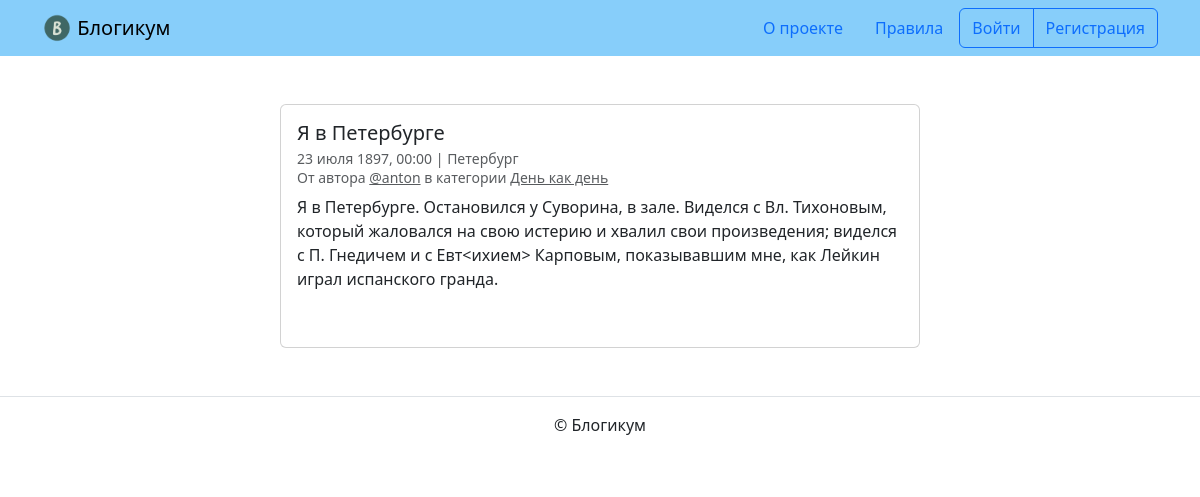
/posts/13/, run on the app's committed database.
### blog/models.py (models this page shows)
class BaseModel(models.Model):
    is_published = models.BooleanField(
        default=True,
        verbose_name='Опубликовано',
        help_text='Снимите галочку, чтобы скрыть публикацию.'
    )
    created_at = models.DateTimeField(
        auto_now_add=True,
        verbose_name='Добавлено'
    )
    class Meta:
        abstract = True

class Post(BaseModel):
    title = models.CharField(max_length=TEXT_LENGTH, verbose_name='Заголовок')
    text = models.TextField(verbose_name='Текст')
    pub_date = models.DateTimeField(
        verbose_name='Дата и время публикации',
        help_text='Если установить дату и время в будущем — '
                  'можно делать отложенные публикации.'
    )
    image = models.ImageField('Фото', upload_to='posts_images', blank=True)
    author = models.ForeignKey(
        User,
        on_delete=models.CASCADE,
        verbose_name='Автор публикации',
        related_name='posts'
    )
    location = models.ForeignKey(
        Location,
        on_delete=models.SET_NULL,
        null=True,
        verbose_name='Местоположение',
        related_name='posts'
    )
    category = models.ForeignKey(
        Category,
        on_delete=models.SET_NULL,
        null=True,
        verbose_name='Категория',
        related_name='posts'
    )
    class Meta:
        verbose_name = 'публикация'
        verbose_name_plural = 'Публикации'
        ordering = ['-pub_date']

class Location(BaseModel):
    name = models.CharField(max_length=TEXT_LENGTH,
                            verbose_name='Название места')
    class Meta:
        verbose_name = 'местоположение'
        verbose_name_plural = 'Местоположения'

class Category(BaseModel):
    title = models.CharField(max_length=TEXT_LENGTH, verbose_name='Заголовок')
    description = models.TextField(verbose_name='Описание')
    slug = models.SlugField(
        unique=True,
        verbose_name='Идентификатор',
        help_text='Идентификатор страницы для URL; разрешены символы '
                  'латиницы, цифры, дефис и подчёркивание.'
    )
    class Meta:
        verbose_name = 'категория'
        verbose_name_plural = 'Категории'

### blog/views.py (the view)
# urls.py: path('<int:post_id>/', views.post_detail, name='post_detail'),
def post_detail(request, post_id):
    template = 'blog/detail.html'
    posts = get_object_or_404(Post, id=post_id)
    if request.user != posts.author:
        posts = get_object_or_404(get_posts(Post.objects), id=post_id)
    comments = posts.comments.order_by('created_at')
    form = CommentForm()
    context = {'post': posts, 'form': form, 'comments': comments}
    return render(request, template, context)

### blog/views.py (called while the page is built)
def get_posts(post_objects):
    return post_objects.filter(
        pub_date__lte=timezone.now(),
        is_published=True,
        category__is_published=True
    ).annotate(comment_count=Count('comments'))

### templates/blog/detail.html (shortened to what this page needs)
{% extends "base.html" %}
{% block content %}
  <div class="col d-flex justify-content-center">
    <div class="card" style="width: 40rem;">
      <div class="card-body">
        <h5 class="card-title">{{ post.title }}</h5>
        <h6 class="card-subtitle mb-2 text-muted">
          <small>
            {{ post.pub_date|date:"d E Y, H:i" }} | {% if post.location and post.location.is_published %}{{ post.location.name }}{% else %}Планета Земля{% endif %}<br>
            От автора <a class="text-muted" href="{% url 'blog:profile' post.author.username %}">@{{ post.author.username }}</a> в
            категории {% include "includes/category_link.html" %}
          </small>
        </h6>
        <p class="card-text">{{ post.text|linebreaksbr }}</p>
        {% include "includes/comments.html" %}
      </div>
    </div>
  </div>
{% endblock %}

### templates/includes/category_link.html
<a class="text-muted" href="{% url 'blog:category_posts' post.category.slug %}">
  {{ post.category.title }}
</a>

### data on the page
Post: title "Я в Петербурге", pub_date "23 июля 1897, 00:00", location.name "Петербург", author.username "anton", category "День как день", text "Я в Петербурге. Остановился у Суворина, в зале. Виделся с Вл. Тихоновым, который жаловался на свою истерию и хвалил свои произведения; виделся с П. Гнедичем и с Евт<ихием> Карповым, показывавшим мне, как Лейкин играл испанского гранда."
